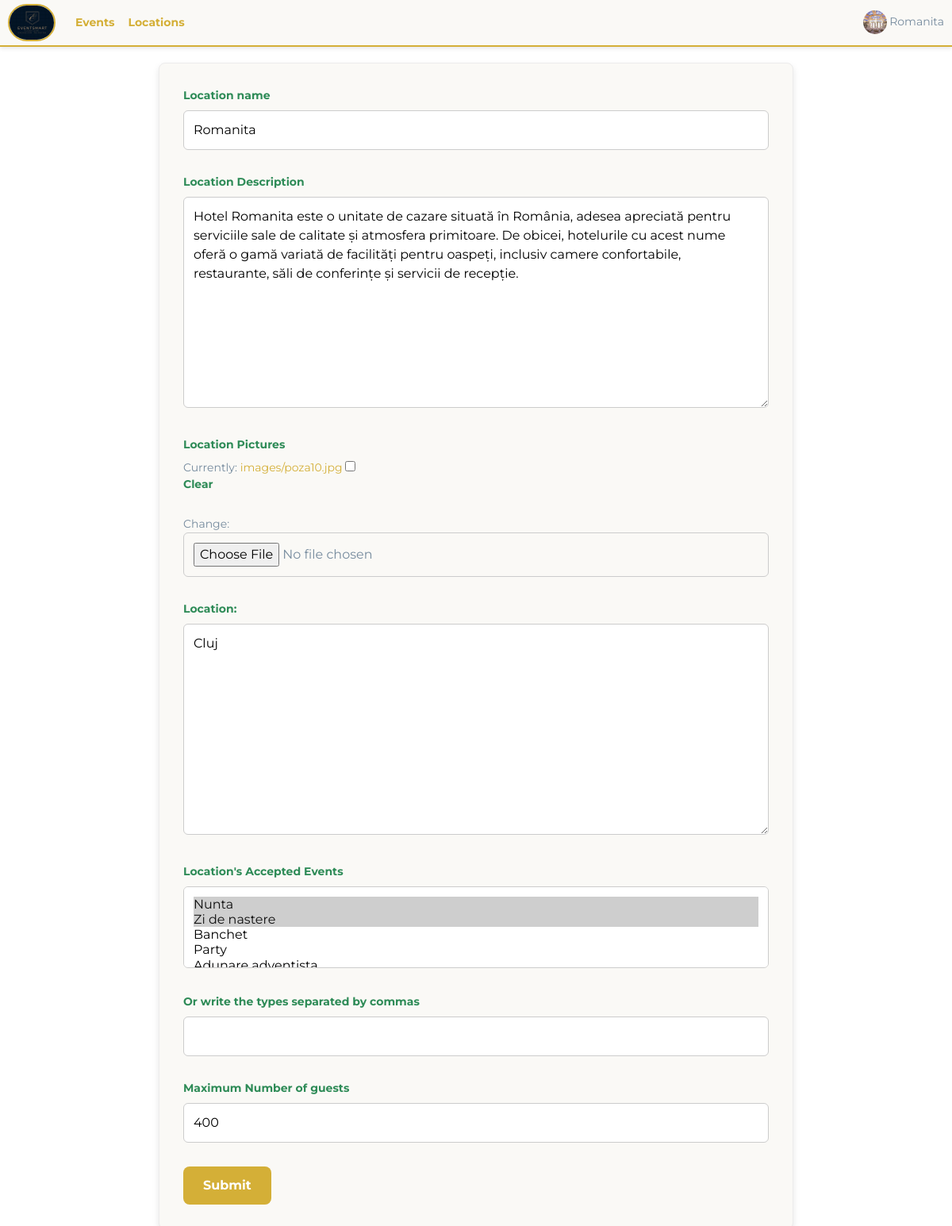
/update_location/Romanita/ (signed in), run on an earlier commit of the app's database.
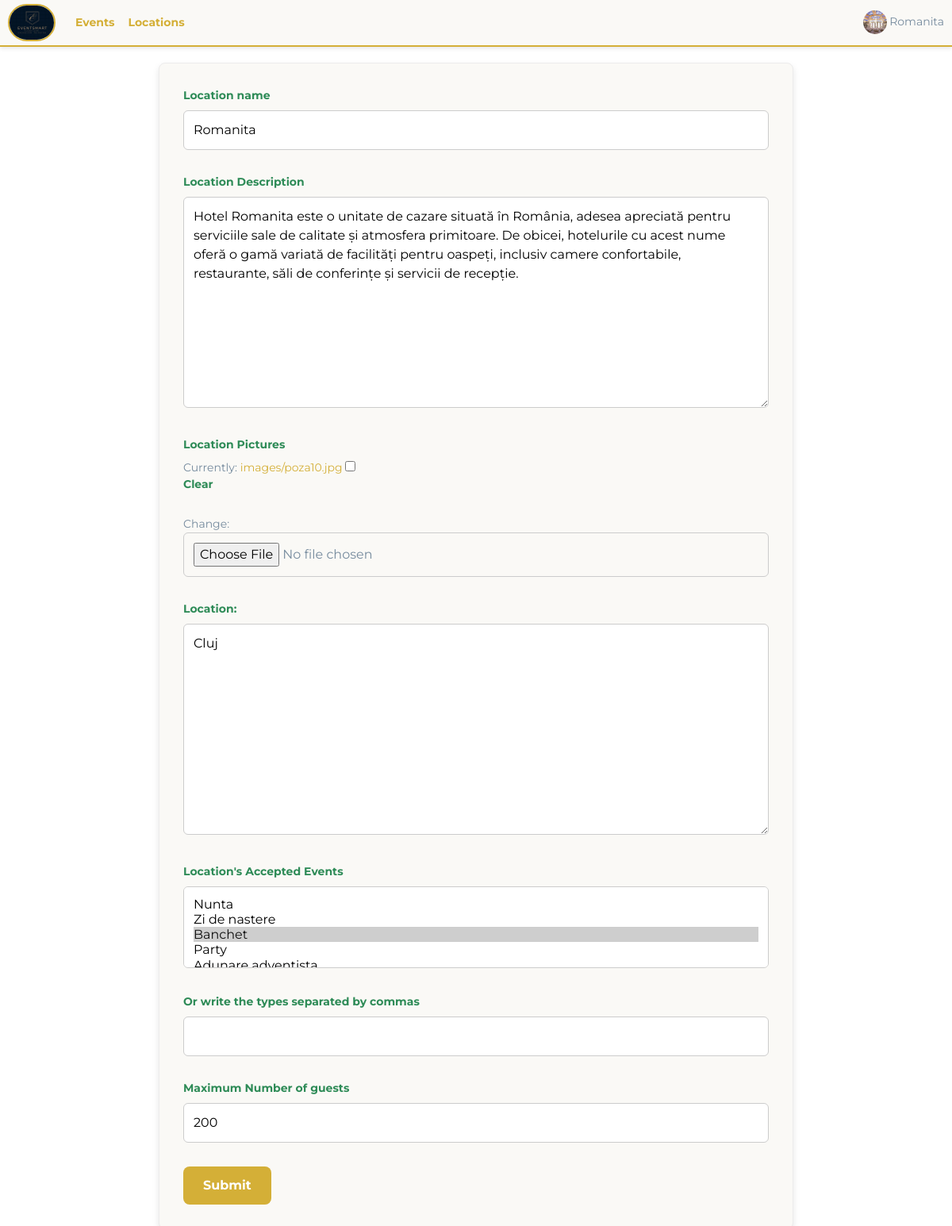
And on a later commit of the database.
### base/models.py (models this page shows, shortened)
class Location(models.Model):
    owner = models.ForeignKey(User, on_delete=models.SET_NULL, null=True)
    name = models.CharField(max_length=100)
    description = models.TextField(null=True, blank=True)
    gallery = models.ImageField(upload_to='images/', null=True, blank=True)
    location = models.TextField(max_length=30)
    types = models.ManyToManyField(Type, blank=True)
    seats_numbers = models.IntegerField(null=True, blank=True)
    created_at = models.DateTimeField(auto_now_add=True)
    cost = models.DecimalField(max_digits=12, decimal_places=2,default=3000)
    number = models.CharField(max_length=20, default="+(40) 74 83 64 823")

### base/views.py (the view, shortened to what this page needs)
@login_required(login_url='/login')
def updateLocation(request, pk):
    location = Location.objects.get(name=pk)
    form = LocationForm(instance=location)
    types = Type.objects.all()
    if request.user != location.owner:
        return HttpResponse("You don't have permission over this room.")
    context = {
        'form': form,
        'types': types
    }
    return render(request, 'base/location_form.html', context)

### base/forms.py (shortened to what this page needs)
class LocationForm(ModelForm):
    custom_types = forms.CharField(
        max_length=200,
        required=False,
        label="Or write the types separated by commas"
    )
    class Meta:
        model = Location
        fields = ['name', 'description', 'gallery', 'location', 'seats_numbers', 'types']
        exclude = ['owner']

### base/context_processors.py (called while the page is built)
def media_url(request):
    return {
        'MEDIA_URL': settings.MEDIA_URL
    }

### base/models.py (called while the page is built)
    def __str__(self):
        return self.name

### base/templates/base/location_form.html (shortened to what this page needs)
{% extends 'main.html' %}
{% block content %}
<form class="location-form" action="" method="POST" enctype="multipart/form-data">
    <div class="form_group">
        <label for="location_name">Location name</label>
        {{ form.name }}
    </div>
    <div class="form_group">
        <label for="location_description">Location Description</label>
        {{ form.description }}
    </div>
    <div class="form_group">
        <label for="location_gallery">Location Pictures</label>
        {{ form.gallery }}
    </div>
    <div class="form_group">
        <label for="location_location">Location:</label>
        {{ form.location }}
    </div>
     <div class="form_group">
        <label for="id_types">Location's Accepted Events</label>
        {{ form.types }}
    </div>
    <div class="form_group">
        <label for="id_custom_types">Or write the types separated by commas</label>
        {{ form.custom_types }}
    </div>
    <div class="form_group">
        <label for="location_seats_numbers">Maximum Number of guests</label>
        {{ form.seats_numbers }}
    </div>
<input type="submit" value="Submit">
</form>
{% endblock content %}

What changed in the data, as far as the page shows it:
changed Location "Romanita": seats_numbers "400" → "200"
Also different on the page:
form field types: "Nunta ☑ / Zi de nastere ☑ / Banchet / Party" → "Nunta / Zi de nastere / Banchet ☑ / Party"
